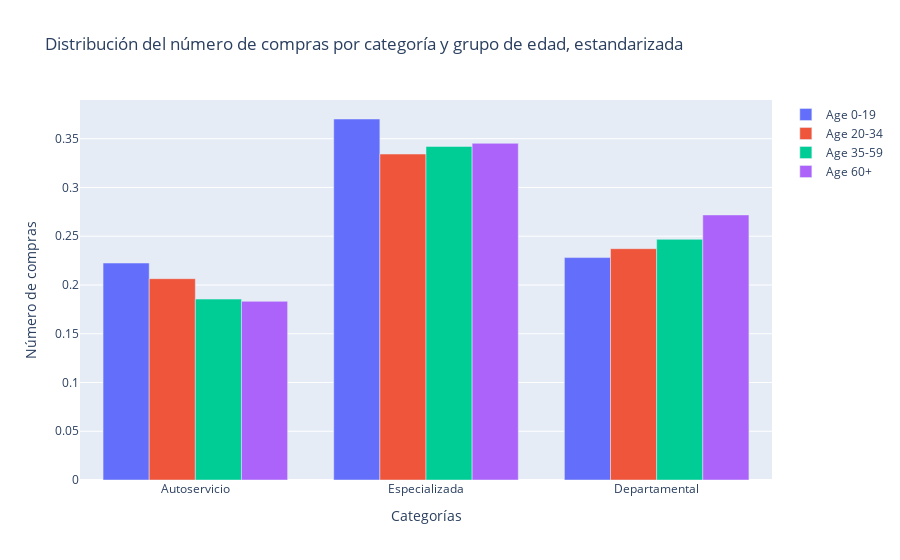

This figure's notebook cell:
### Code cell
# Define categories and age groups
auto_dep_esp = ['Autoservicio', 'Especializada', 'Departamental']
edades = ["0-19", "20-34", "35-59", "60+"]


# Create a grouped bar chart
fig = go.Figure()

# Add bars for each age group, using each category as the x-axis
for idx, age_group in enumerate(edades):
    fig.add_trace(go.Bar(
        x=auto_dep_esp,
        y=[porcentaje_auto_graf[idx], porcentaje_esp_graf[idx], porcentaje_dep_graf[idx]],  # Values for current age group across categories
        name=f'Age {age_group}'
    ))

# Update layout to display grouped bars
fig.update_layout(
    title="Distribución del número de compras por categoría y grupo de edad, estandarizada",
    xaxis_title="Categorías",
    yaxis_title="Número de compras",
    barmode='group'
)

fig.show()

### Figure 1 — Plotly figure (JSON) as saved in the notebook; plotly's stock layout.template omitted (floating-point values rounded to 4 significant figures)
{"data": [{"name": "Age 0-19", "type": "bar", "x": ["Autoservicio", "Especializada", "Departamental"], "y": [0.2225, 0.3702, 0.2281]}, {"name": "Age 20-34", "type": "bar", "x": ["Autoservicio", "Especializada", "Departamental"], "y": [0.2065, 0.3343, 0.2372]}, {"name": "Age 35-59", "type": "bar", "x": ["Autoservicio", "Especializada", "Departamental"], "y": [0.1855, 0.3421, 0.2468]}, {"name": "Age 60+", "type": "bar", "x": ["Autoservicio", "Especializada", "Departamental"], "y": [0.1833, 0.3453, 0.2718]}], "layout": {"annotations": [{"font": {"size": 12}, "showarrow": false, "text": "Source: INEGI, ENDUTHI 2022", "x": -0.5, "xref": "paper", "y": -0.1, "yref": "paper"}], "barmode": "group", "title": {"text": "Distribución del número de compras por categoría y grupo de edad, estandarizada"}, "xaxis": {"title": {"text": "Categorías"}}, "yaxis": {"title": {"text": "Número de compras"}}}}
